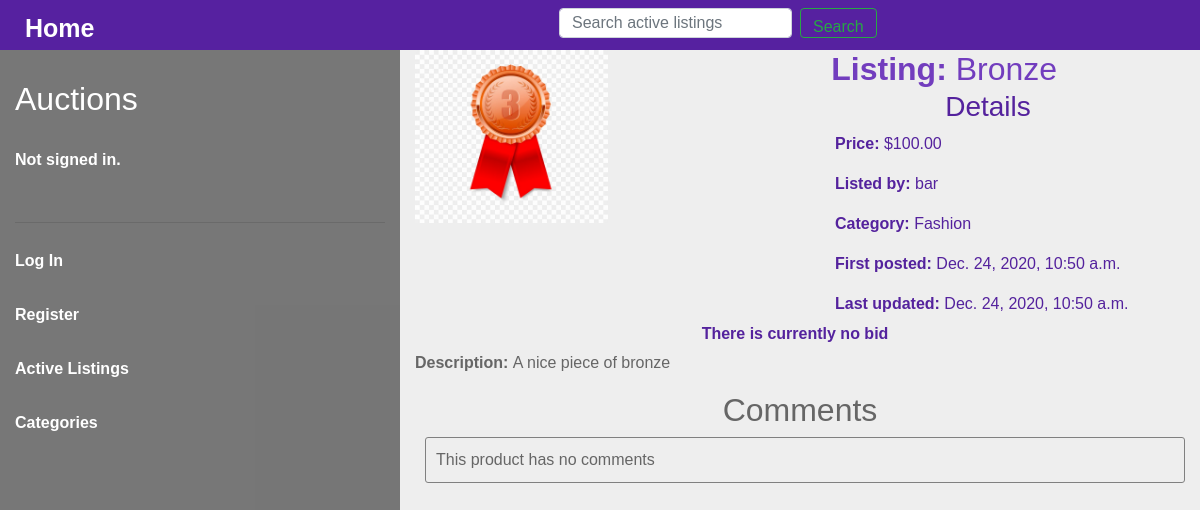
The app's page /listing/2, older data.
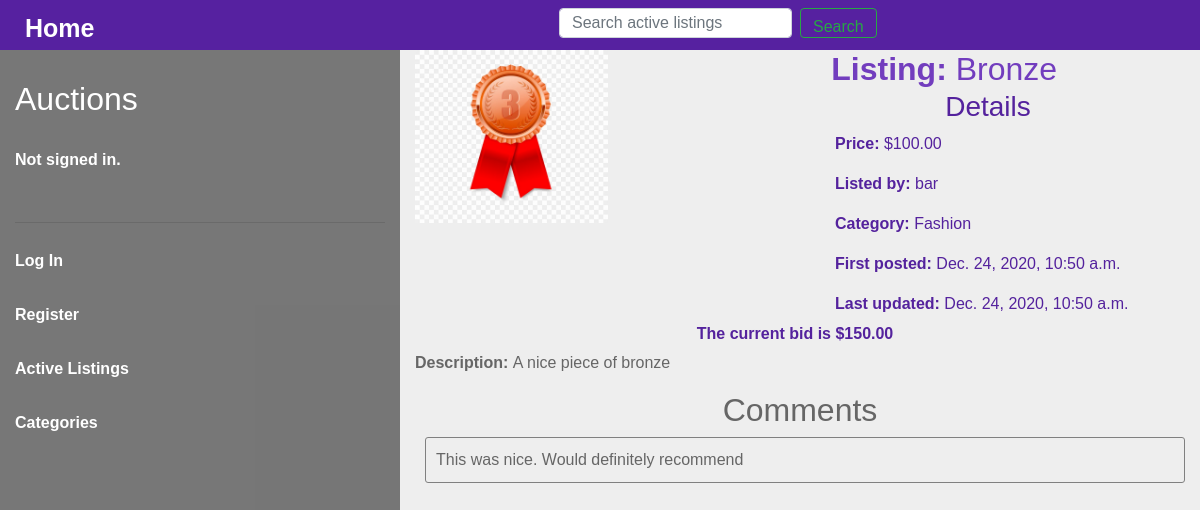
The same page, newer data.
### auctions/models.py (models this page shows, shortened)
class Bid(models.Model):
    price = models.DecimalField(max_digits=64, decimal_places=2)
    time_bid = models.DateTimeField(auto_now=False, auto_now_add=True)
    user = models.ForeignKey(User, on_delete=models.CASCADE, related_name="user_bids")
    auction = models.ForeignKey(AuctionListing, on_delete=models.CASCADE, related_name="item_bids")

class Comment(models.Model):
    content = models.TextField()
    time_commented = models.DateTimeField(auto_now=False, auto_now_add=True)
    user = models.ForeignKey(User, on_delete=models.CASCADE, related_name="user_comments")
    auction = models.ForeignKey(AuctionListing, on_delete=models.CASCADE, related_name="item_comments")

### auctions/views.py (the view)
# urls.py: path("listing/<int:id>", views.listing, name="listing"),
def listing(request, id):
    user = User.objects.get(auctioned_items__id=id)
    comments = Comment.objects.filter(auction_id__id=id)
    current_bid = Bid.objects.filter(auction_id__id=id).order_by("-price")
    if len(current_bid) > 0:
        current_bid = current_bid[0]
    return render(request, "auctions/listing.html", {
        "listing": AuctionListing.objects.get(pk=id),
        "user_created": user.username,
        "comments": comments,
        "current_bid": current_bid
    })

### auctions/templates/auctions/listing.html (shortened to what this page needs)
{% extends "auctions/main-layout.html" %}
{% load static %}
{% block body %}
    <div class="container-fluid main-body-container">
        <div class="row">
            <div class="col-12 col-md-4 menu">
                {% include "auctions/sub-layout.html" %}
            </div>
            <div class="col-12 col-md-8 listings">
                <div class="listing-profile">
                    <div class="listing-profile-image-container">
                        {% if listing.image %}
                            <div class="image-container"><img class="image" src="{{ listing.image.url }}" alt="Image of product"></div>
                        {% else %}
                            <div class="image-container"><img class="image" src="" alt="Image of product"></div>
                        {% endif %}
                    </div>
                    <div class="listing-main-details">
                        <h2 class="listing-name"><strong>Listing:</strong> {{ listing.name }}</h2>
                        <h3 class="listing-details-heading">Details</h3>
                        <div class="listing-sub-details">
                            <p><strong>Price: </strong>${{ listing.price }}</p>
                            <p><strong>Listed by: </strong>{{ user_created }}</p>
                            <p><strong>Category: </strong>{{ listing.category }}</p>
                            <p><strong>First posted: </strong>{{ listing.time_auctioned }}</p>
                            <p><strong>Last updated: </strong>{{ listing.last_updated }}</p>
                        </div>
                    </div>
                </div>
                <div class="bidding">
                    <p class="bids-placed"><strong style="position: relative; left:20px">
                        {% if current_bid %}
                            The current bid is ${{ current_bid.price }}
                        {% else %}
                            There is currently no bid
                        {% endif %}
                    </strong></p>
                </div>
                <p style="text-align: left;"><strong>Description: </strong>{{ listing.description }}</p>
                <div class="comments-container">
                    <h2 style="width: 100%; text-align: center">Comments</h2>
                    <ul class="comments">
                        {% for comment in comments %}
                            <li class="comment">{{ comment.content }}</li>
                        {% empty %}
                            <li class="comment">This product has no comments</li>
                        {% endfor %}
                    </ul>
                </div>
            </div>
        </div>
    </div>
{% endblock %}

Row changes from the older to the newer data that the page shows:
added Bid: price "150.00"
added Comment: content "This was nice. Would definitely recommend"
Text that changed along with them:
text no longer shown: "There is currently no bid This product has no comments"
text now shown: "The current bid is $"
